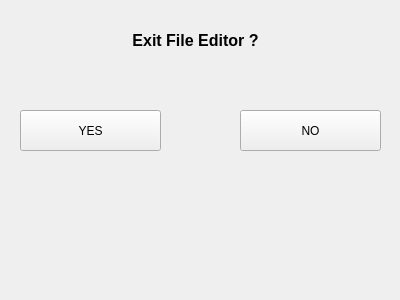
<?xml version="1.0" encoding="UTF-8"?>
<ui version="4.0">
 <class>ExitDialog</class>
 <widget class="QWidget" name="ExitDialog">
  <property name="geometry">
   <rect>
    <x>0</x>
    <y>0</y>
    <width>400</width>
    <height>300</height>
   </rect>
  </property>
  <property name="windowTitle">
   <string>Form</string>
  </property>
  <widget class="QPushButton" name="YESButton">
   <property name="geometry">
    <rect>
     <x>20</x>
     <y>110</y>
     <width>141</width>
     <height>41</height>
    </rect>
   </property>
   <property name="text">
    <string>YES</string>
   </property>
  </widget>
  <widget class="QPushButton" name="NOButton">
   <property name="geometry">
    <rect>
     <x>240</x>
     <y>110</y>
     <width>141</width>
     <height>41</height>
    </rect>
   </property>
   <property name="text">
    <string>NO</string>
   </property>
  </widget>
  <widget class="QLabel" name="label">
   <property name="geometry">
    <rect>
     <x>80</x>
     <y>20</y>
     <width>231</width>
     <height>41</height>
    </rect>
   </property>
   <property name="text">
    <string>&lt;html&gt;&lt;head/&gt;&lt;body&gt;&lt;p align=&quot;center&quot;&gt;&lt;span style=&quot; font-size:12pt; font-weight:600;&quot;&gt;Exit File Editor ?&lt;/span&gt;&lt;/p&gt;&lt;/body&gt;&lt;/html&gt;</string>
   </property>
  </widget>
 </widget>
 <resources/>
 <connections/>
</ui>
